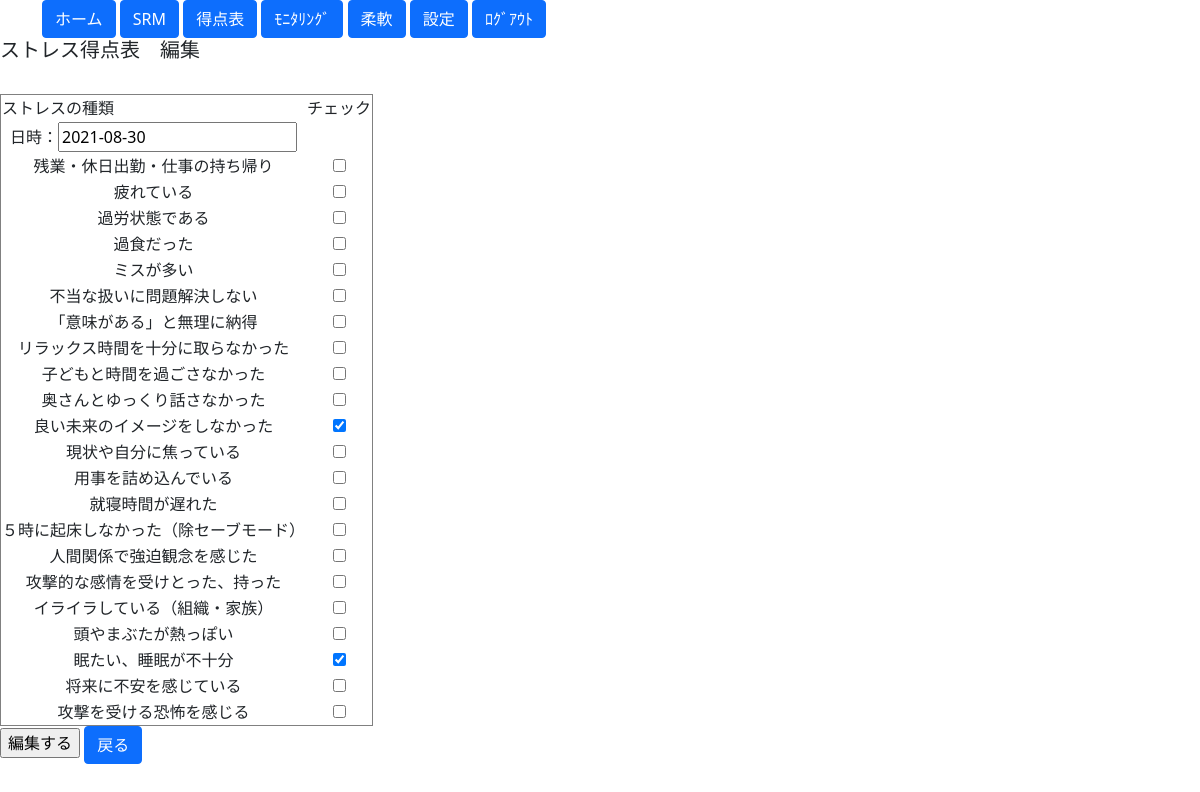
Screenshot of /stpoint/st_update/2021-08-30/ with the database file from the repository.
### blogpost/models.py (models this page shows, shortened)
class StPointModel(models.Model):
    pointlist = list(StPointNameModel.objects.all().values_list('point', flat=True).order_by("id"))
    add0 = 30 - len(pointlist)
    for i in range(add0):
        pointlist.append(0)
    point_date = models.DateField(default=timezone.now, primary_key=True, help_text="日付") #unique_for_date=True
    point1 = models.BooleanField(default=False)
    point2 = models.BooleanField(default=False)
    point3 = models.BooleanField(default=False)
    point4 = models.BooleanField(default=False)
    point5 = models.BooleanField(default=False)
    point6 = models.BooleanField(default=False)
    point7 = models.BooleanField(default=False)
    point8 = models.BooleanField(default=False)
    point9 = models.BooleanField(default=False)
    point10 = models.BooleanField(default=False)
    point11 = models.BooleanField(default=False)
    point12 = models.BooleanField(default=False)
    point13 = models.BooleanField(default=False)
    point14 = models.BooleanField(default=False)
    point15 = models.BooleanField(default=False)
    point16 = models.BooleanField(default=False)
    point17 = models.BooleanField(default=False)
    point18 = models.BooleanField(default=False)
    point19 = models.BooleanField(default=False)
    point20 = models.BooleanField(default=False)
    point21 = models.BooleanField(default=False)
    point22 = models.BooleanField(default=False)
    point23 = models.BooleanField(default=False)
    point24 = models.BooleanField(default=False)
    point25 = models.BooleanField(default=False)
    point26 = models.BooleanField(default=False)
    point27 = models.BooleanField(default=False)
    point28 = models.BooleanField(default=False)
    point29 = models.BooleanField(default=False)
    point30 = models.BooleanField(default=False)
    sumpoint = models.IntegerField(blank=True, null=True)

class StPointNameModel(models.Model):
    episode = models.CharField(max_length=30)
    category = models.CharField(
        verbose_name="分類",
        choices=CONDITION,
        max_length=20,
        blank=True
        )
    point = models.IntegerField(default=30, validators=[MinValueValidator(1), MaxValueValidator(100)], help_text="1～100")
    def __str__(self):
        return self.episode

### blogpost/views.py (the view)
# urls.py: path('stpoint/st_update/<str:pk>/', St_Update.as_view(), name='St_update'),
class St_Update(UpdateView):
    template_name = 'stpoint/st_update.html'
    model = StPointModel
    fields = "__all__"
    success_url = reverse_lazy('Top')
    def get_context_data(self, **kwargs):
        context = super().get_context_data(**kwargs) # はじめに継承元のメソッドを呼び出す
        context['stcategolys'] = list(StPointModel.objects.all())
        context['stNames'] = list(StPointNameModel.objects.all())
        return context

### blogpost/templates/stpoint/st_update.html (shortened to what this page needs)
{% extends 'base.html' %}
{% block content %}
<form action="" method="POST">{% csrf_token %}
<h5>ストレス得点表　編集</h5>
<table border="1" style="border-collapse: collapse">
<thead>
        <td>ストレスの種類</td>
        <td>チェック</td>
</thead>
<tbody style="text-align:center">
    <tr>
        <td>日時：{{ form.point_date }}</td>
        <td></td>
    </tr>
    {% if stNames.1 != None %}
      <tr>
        <td>{{ stNames.1 }}</td>
        <td>{{ form.point1 }}{{ form.point1.errors }}</td>
      </tr>
    {% endif %}
    {% if stNames.2 != None %}
      <tr>
        <td>{{ stNames.2 }}</td>
        <td>{{ form.point2 }}{{ form.point2.errors }}</td>
      </tr>
    {% endif %}
    {% if stNames.3 != None %}
      <tr>
        <td>{{ stNames.3 }}</td>
        <td>{{ form.point3 }}{{ form.point3.errors }}</td>
      </tr>
    {% endif %}
    {% if stNames.4 != None %}
      <tr>
        <td>{{ stNames.4 }}</td>
        <td>{{ form.point4 }}{{ form.point4.errors }}</td>
      </tr>
    {% endif %}
    {% if stNames.5 != None %}
      <tr>
        <td>{{ stNames.5 }}</td>
        <td>{{ form.point5 }}{{ form.point5.errors }}</td>
      </tr>
    {% endif %}
    {% if stNames.6 != None %}
      <tr>
        <td>{{ stNames.6 }}</td>
        <td>{{ form.point6 }}{{ form.point6.errors }}</td>
      </tr>
    {% endif %}
    {% if stNames.7 != None %}
      <tr>
        <td>{{ stNames.7 }}</td>
        <td>{{ form.point7 }}{{ form.point7.errors }}</td>
      </tr>
    {% endif %}
    {% if stNames.8 != None %}
      <tr>
        <td>{{ stNames.8 }}</td>
        <td>{{ form.point8 }}{{ form.point8.errors }}</td>
      </tr>
    {% endif %}
    {% if stNames.9 != None %}
      <tr>
        <td>{{ stNames.9 }}</td>
        <td>{{ form.point9 }}{{ form.point9.errors }}</td>
      </tr>
    {% endif %}
    {% if stNames.10 != None %}
      <tr>
        <td>{{ stNames.10 }}</td>
        <td>{{ form.point10 }}{{ form.point10.errors }}</td>
      </tr>
    {% endif %}
    {% if stNames.11 != None %}
      <tr>
        <td>{{ stNames.11 }}</td>
        <td>{{ form.point11 }}{{ form.point11.errors }}</td>
      </tr>
    {% endif %}
    {% if stNames.12 != None %}
      <tr>
        <td>{{ stNames.12 }}</td>
        <td>{{ form.point12 }}{{ form.point12.errors }}</td>
      </tr>
    {% endif %}
    {% if stNames.13 != None %}
      <tr>
        <td>{{ stNames.13 }}</td>
        <td>{{ form.point13 }}{{ form.point13.errors }}</td>
      </tr>
    {% endif %}
    {% if stNames.14 != None %}
      <tr>
        <td>{{ stNames.14 }}</td>
        <td>{{ form.point14 }}{{ form.point14.errors }}</td>
      </tr>
    {% endif %}
    {% if stNames.15 != None %}
      <tr>
        <td>{{ stNames.15 }}</td>
        <td>{{ form.point15 }}{{ form.point15.errors }}</td>
      </tr>
    {% endif %}
    {% if stNames.16 != None %}
      <tr>
        <td>{{ stNames.16 }}</td>
        <td>{{ form.point16 }}{{ form.point16.errors }}</td>
      </tr>
    {% endif %}
    {% if stNames.17 != None %}
      <tr>
        <td>{{ stNames.17 }}</td>
        <td>{{ form.point17 }}{{ form.point17.errors }}</td>
      </tr>
    {% endif %}
    {% if stNames.18 != None %}
      <tr>
        <td>{{ stNames.18 }}</td>
        <td>{{ form.point18 }}{{ form.point18.errors }}</td>
      </tr>
    {% endif %}
    {% if stNames.19 != None %}
      <tr>
        <td>{{ stNames.19 }}</td>
        <td>{{ form.point19 }}{{ form.point19.errors }}</td>
      </tr>
    {% endif %}
    {% if stNames.20 != None %}
      <tr>
        <td>{{ stNames.20 }}</td>
        <td>{{ form.point20 }}{{ form.point20.errors }}</td>
      </tr>
    {% endif %}
    {% if stNames.21 != None %}
      <tr>
        <td>{{ stNames.21 }}</td>
        <td>{{ form.point21 }}{{ form.point21.errors }}</td>
      </tr>
    {% endif %}
    {% if stNames.22 != None %}
      <tr>
        <td>{{ stNames.22 }}</td>
        <td>{{ form.point22 }}{{ form.point22.errors }}</td>
      </tr>
    {% endif %}
</tbody>
</table>
    <input type="submit" value="編集する">
    <a class="btn btn-primary" href="{% url 'St_list' %}" role="button">戻る</a>
</form>
{% endblock content %}

### rows the page displays
StPointModel: point_date "2021-08-30", point11 "☑", point20 "☑"
StPointNameModel: episode "残業・休日出勤・仕事の持ち帰り"
StPointNameModel: episode "疲れている"
StPointNameModel: episode "過労状態である"
StPointNameModel: episode "過食だった"
StPointNameModel: episode "ミスが多い"
StPointNameModel: episode "不当な扱いに問題解決しない"
StPointNameModel: episode "「意味がある」と無理に納得"
StPointNameModel: episode "リラックス時間を十分に取らなかった"
StPointNameModel: episode "子どもと時間を過ごさなかった"
StPointNameModel: episode "奥さんとゆっくり話さなかった"
StPointNameModel: episode "良い未来のイメージをしなかった"
StPointNameModel: episode "現状や自分に焦っている"
StPointNameModel: episode "用事を詰め込んでいる"
StPointNameModel: episode "就寝時間が遅れた"
StPointNameModel: episode "５時に起床しなかった（除セーブモード）"
StPointNameModel: episode "人間関係で強迫観念を感じた"
StPointNameModel: episode "攻撃的な感情を受けとった、持った"
StPointNameModel: episode "イライラしている（組織・家族）"
StPointNameModel: episode "頭やまぶたが熱っぽい"
StPointNameModel: episode "眠たい、睡眠が不十分"
StPointNameModel: episode "将来に不安を感じている"
StPointNameModel: episode "攻撃を受ける恐怖を感じる"
